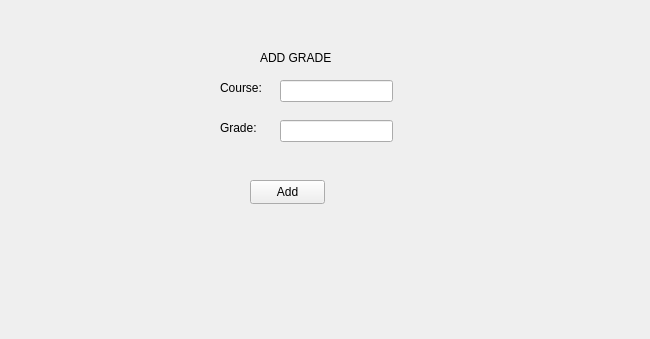
<?xml version="1.0" encoding="UTF-8"?>
<ui version="4.0">
 <class>addgradewindow</class>
 <widget class="QWidget" name="addgradewindow">
  <property name="geometry">
   <rect>
    <x>0</x>
    <y>0</y>
    <width>650</width>
    <height>339</height>
   </rect>
  </property>
  <property name="windowTitle">
   <string>Form</string>
  </property>
  <widget class="QLabel" name="addgradelabel">
   <property name="geometry">
    <rect>
     <x>260</x>
     <y>50</y>
     <width>71</width>
     <height>16</height>
    </rect>
   </property>
   <property name="text">
    <string>ADD GRADE</string>
   </property>
  </widget>
  <widget class="QLabel" name="courseLabel">
   <property name="geometry">
    <rect>
     <x>220</x>
     <y>80</y>
     <width>49</width>
     <height>16</height>
    </rect>
   </property>
   <property name="text">
    <string>Course:</string>
   </property>
  </widget>
  <widget class="QLabel" name="gradeLabel">
   <property name="geometry">
    <rect>
     <x>220</x>
     <y>120</y>
     <width>49</width>
     <height>16</height>
    </rect>
   </property>
   <property name="text">
    <string>Grade:</string>
   </property>
  </widget>
  <widget class="QLineEdit" name="courseInput">
   <property name="geometry">
    <rect>
     <x>280</x>
     <y>80</y>
     <width>113</width>
     <height>22</height>
    </rect>
   </property>
  </widget>
  <widget class="QLineEdit" name="gradeInput">
   <property name="geometry">
    <rect>
     <x>280</x>
     <y>120</y>
     <width>113</width>
     <height>22</height>
    </rect>
   </property>
  </widget>
  <widget class="QPushButton" name="pushButton">
   <property name="geometry">
    <rect>
     <x>250</x>
     <y>180</y>
     <width>75</width>
     <height>24</height>
    </rect>
   </property>
   <property name="text">
    <string>Add</string>
   </property>
  </widget>
 </widget>
 <resources/>
 <connections/>
</ui>
